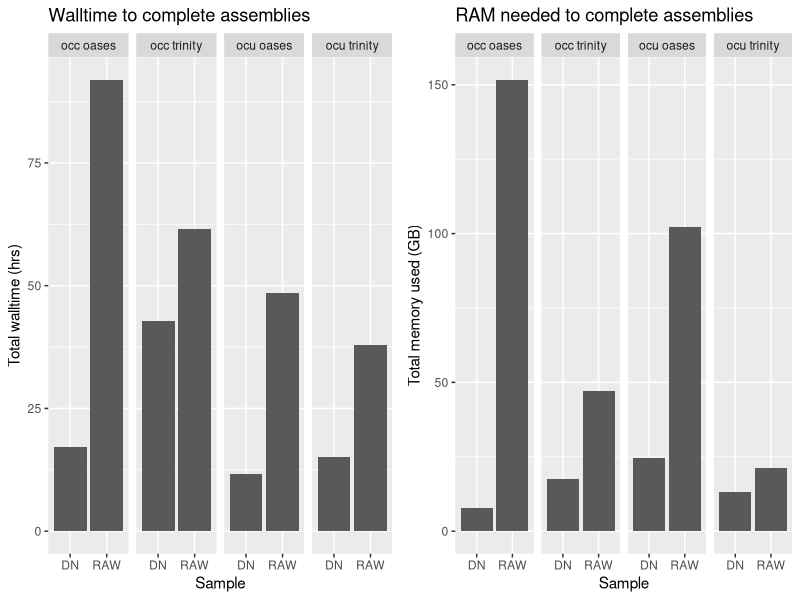

Reproduce this figure in R.
library("ggplot2")
library("reshape2")

##oases dn, oases raw,trinity dn, trinity raw
walltime=c(17.23, 91.9, 42.72, 61.6,11.67, 48.6, 15.13, 37.82)

time<-data.frame(Sample= c("DN","RAW","DN","RAW","DN","RAW","DN","RAW"), prog=c("occ oases","occ oases","occ trinity","occ trinity","ocu oases","ocu oases","ocu trinity","ocu trinity"), Values1 = walltime)
time.melt<-melt(time,id.vars=1:2)
p1<-ggplot(time.melt,aes(x=Sample,y=value),beside=True)+geom_bar(stat="identity")+facet_grid(~prog)+ylab("Total walltime (hrs)")+ggtitle("Walltime to complete assemblies")

memory=c(7835752,151617156,17424804,47004384,24497372,102261204,13073756,21334860)

memoryframe<-data.frame(Sample= c("DN","RAW","DN","RAW","DN","RAW","DN","RAW"), prog=c("occ oases","occ oases","occ trinity","occ trinity","ocu oases","ocu oases","ocu trinity","ocu trinity"), Values1 = memory/1000000)
memory.melt<-melt(memoryframe,id.vars=1:2)
p2<-ggplot(memory.melt,aes(x=Sample,y=value),beside=True)+geom_bar(stat="identity")+facet_grid(~prog)+ylab("Total memory used (GB)")+ggtitle("RAM needed to complete assemblies")

multiplot <- function(..., plotlist=NULL, file, cols=1, layout=NULL) {
  require(grid)

  # Make a list from the ... arguments and plotlist
  plots <- c(list(...), plotlist)

  numPlots = length(plots)

  # If layout is NULL, then use 'cols' to determine layout
  if (is.null(layout)) {
    # Make the panel
    # ncol: Number of columns of plots
    # nrow: Number of rows needed, calculated from # of cols
    layout <- matrix(seq(1, cols * ceiling(numPlots/cols)),
                    ncol = cols, nrow = ceiling(numPlots/cols))
  }

 if (numPlots==1) {
    print(plots[[1]])

  } else {
    # Set up the page
    grid.newpage()
    pushViewport(viewport(layout = grid.layout(nrow(layout), ncol(layout))))

    # Make each plot, in the correct location
    for (i in 1:numPlots) {
      # Get the i,j matrix positions of the regions that contain this subplot
      matchidx <- as.data.frame(which(layout == i, arr.ind = TRUE))

      print(plots[[i]], vp = viewport(layout.pos.row = matchidx$row,
                                      layout.pos.col = matchidx$col))
    }
  }
}

multiplot(p1,p2, cols=2)